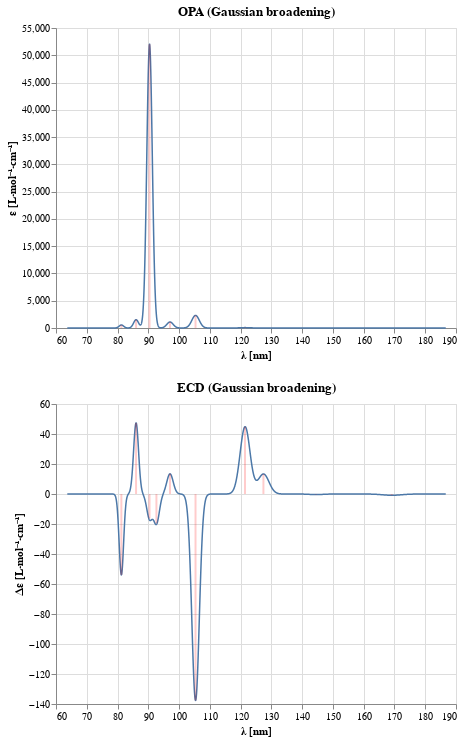

Notebook code for this chart:
### Code cell
#from altair_spectrum import plot_spectrum

opa_plot = plot_spectrum(opa_spectrum,
                         title="OPA (Gaussian broadening)",
                         x_title=("λ", "nm"))

ecd_plot = plot_spectrum(ecd_spectrum,
                         title="ECD (Gaussian broadening)",
                         x_title=("λ", "nm"),
                         y_title=("Δε", "L⋅mol⁻¹⋅cm⁻¹"))

opa_plot & ecd_plot

### Figure 1 — Vega-Lite specification as saved in the notebook (floating-point values rounded to 4 significant figures; data arrays with more than 128 entries replaced by an {"elided": "..."} marker saying what was removed)
{"config": {"view": {"continuousWidth": 400, "continuousHeight": 300}}, "vconcat": [{"layer": [{"data": {"name": "data-cb92251960996678222f489472bf9750"}, "mark": {"type": "line", "size": 1.5}, "encoding": {"x": {"type": "quantitative", "axis": {"offset": 0, "title": "λ [nm]"}, "field": "x"}, "y": {"type": "quantitative", "axis": {"title": "ε [L⋅mol⁻¹⋅cm⁻¹]"}, "field": "y"}}}, {"data": {"name": "data-cb92251960996678222f489472bf9750"}, "mark": "circle", "encoding": {"x": {"type": "quantitative", "axis": {"offset": 0, "title": "λ [nm]"}, "field": "x"}, "y": {"type": "quantitative", "axis": {"title": "ε [L⋅mol⁻¹⋅cm⁻¹]"}, "field": "y"}}, "transform": [{"filter": {"selection": "selector001"}}]}, {"data": {"name": "data-cb92251960996678222f489472bf9750"}, "mark": "rule", "encoding": {"opacity": {"condition": {"value": 0.3, "selection": "selector001"}, "value": 0}, "tooltip": [{"type": "quantitative", "field": "x", "format": ".4f", "title": "λ"}, {"type": "quantitative", "field": "y", "format": ".1f", "title": "ε"}], "x": {"type": "quantitative", "field": "x"}}, "selection": {"selector001": {"type": "single", "fields": ["x"], "nearest": true, "on": "mouseover", "empty": "none", "clear": "mouseout"}}}, {"data": {"name": "data-2075fc8e9824a9ac8f68f915fe145d79"}, "mark": {"type": "bar", "color": "red", "opacity": 0.2, "size": 2}, "encoding": {"x": {"type": "quantitative", "field": "poles"}, "y": {"type": "quantitative", "field": "residues"}}}], "title": "OPA (Gaussian broadening)"}, {"layer": [{"data": {"name": "data-eadb68b237ef38d9d52a52f5cf939041"}, "mark": {"type": "line", "size": 1.5}, "encoding": {"x": {"type": "quantitative", "axis": {"offset": 0, "title": "λ [nm]"}, "field": "x"}, "y": {"type": "quantitative", "axis": {"title": "Δε [L⋅mol⁻¹⋅cm⁻¹]"}, "field": "y"}}}, {"data": {"name": "data-eadb68b237ef38d9d52a52f5cf939041"}, "mark": "circle", "encoding": {"x": {"type": "quantitative", "axis": {"offset": 0, "title": "λ [nm]"}, "field": "x"}, "y": {"type": "quantitative", "axis": {"title": "Δε [L⋅mol⁻¹⋅cm⁻¹]"}, "field": "y"}}, "transform": [{"filter": {"selection": "selector002"}}]}, {"data": {"name": "data-eadb68b237ef38d9d52a52f5cf939041"}, "mark": "rule", "encoding": {"opacity": {"condition": {"value": 0.3, "selection": "selector002"}, "value": 0}, "tooltip": [{"type": "quantitative", "field": "x", "format": ".4f", "title": "λ"}, {"type": "quantitative", "field": "y", "format": ".1f", "title": "Δε"}], "x": {"type": "quantitative", "field": "x"}}, "selection": {"selector002": {"type": "single", "fields": ["x"], "nearest": true, "on": "mouseover", "empty": "none", "clear": "mouseout"}}}, {"data": {"name": "data-12520f5a9a75f993538aa8b5b6340ec6"}, "mark": {"type": "bar", "color": "red", "opacity": 0.2, "size": 2}, "encoding": {"x": {"type": "quantitative", "field": "poles"}, "y": {"type": "quantitative", "field": "residues"}}}], "title": "ECD (Gaussian broadening)"}], "$schema": "https://vega.github.io/schema/vega-lite/v4.8.1.json", "datasets": {"data-cb92251960996678222f489472bf9750": {"elided": "5000 records"}, "data-2075fc8e9824a9ac8f68f915fe145d79": [{"poles": 169.1, "residues": 1.345}, {"poles": 144.5, "residues": 4.833e-07}, {"poles": 127.4, "residues": 5.68}, {"poles": 121.4, "residues": 69.49}, {"poles": 105.3, "residues": 2310.0}, {"poles": 97.04, "residues": 1101.0}, {"poles": 92.63, "residues": 0.6763}, {"poles": 90.4, "residues": 52020.0}, {"poles": 86.02, "residues": 1521.0}, {"poles": 81.24, "residues": 556.8}], "data-eadb68b237ef38d9d52a52f5cf939041": {"elided": "5000 records"}, "data-12520f5a9a75f993538aa8b5b6340ec6": [{"poles": 169.1, "residues": -0.8415}, {"poles": 144.5, "residues": -0.3843}, {"poles": 127.4, "residues": 13.3}, {"poles": 121.4, "residues": 44.82}, {"poles": 105.3, "residues": -137.6}, {"poles": 97.04, "residues": 13.44}, {"poles": 92.63, "residues": -19.58}, {"poles": 90.4, "residues": -16.23}, {"poles": 86.02, "residues": 47.37}, {"poles": 81.24, "residues": -53.92}]}}
